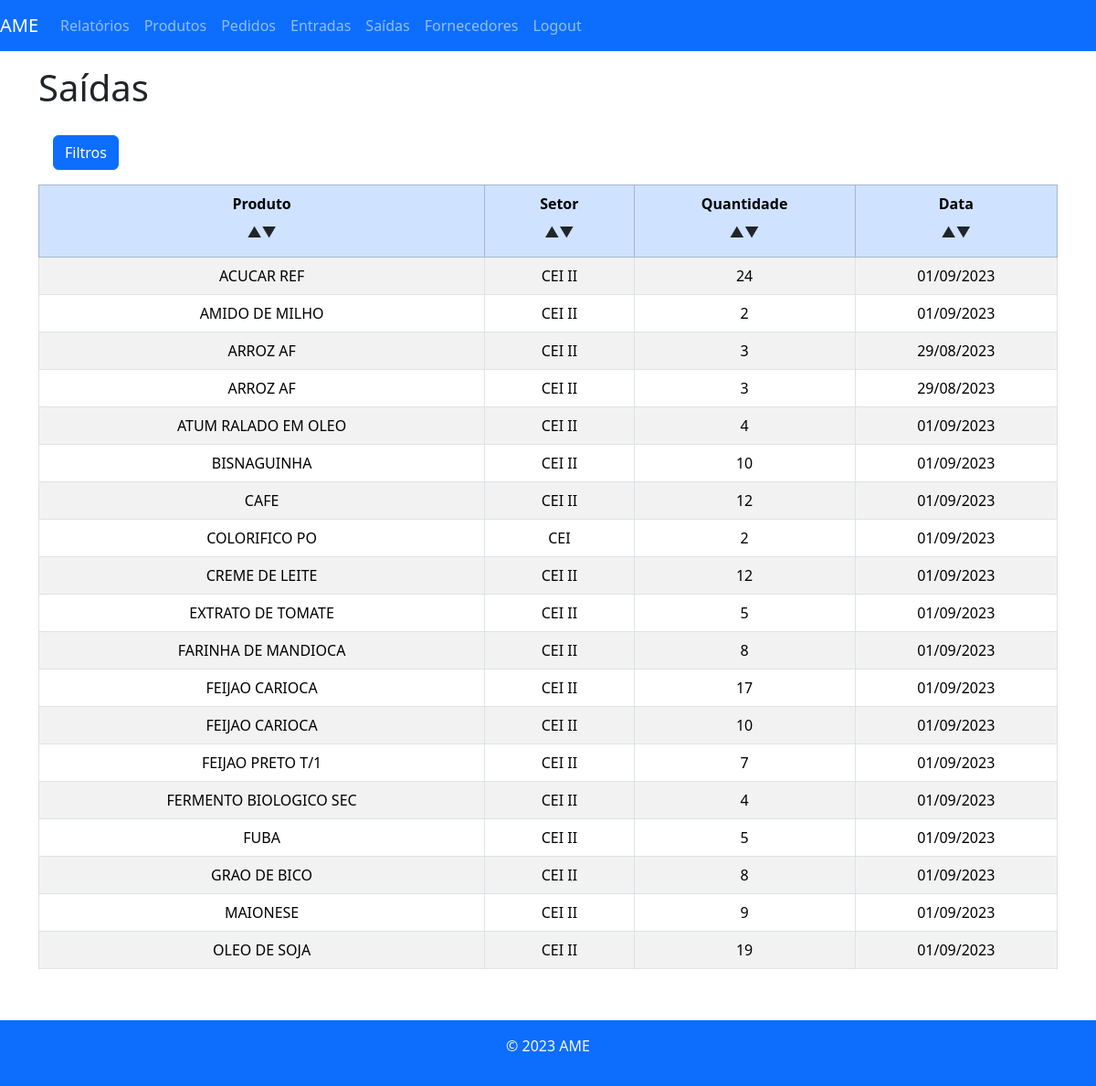
/saidas/ (signed in), run on an earlier commit of the app's database.
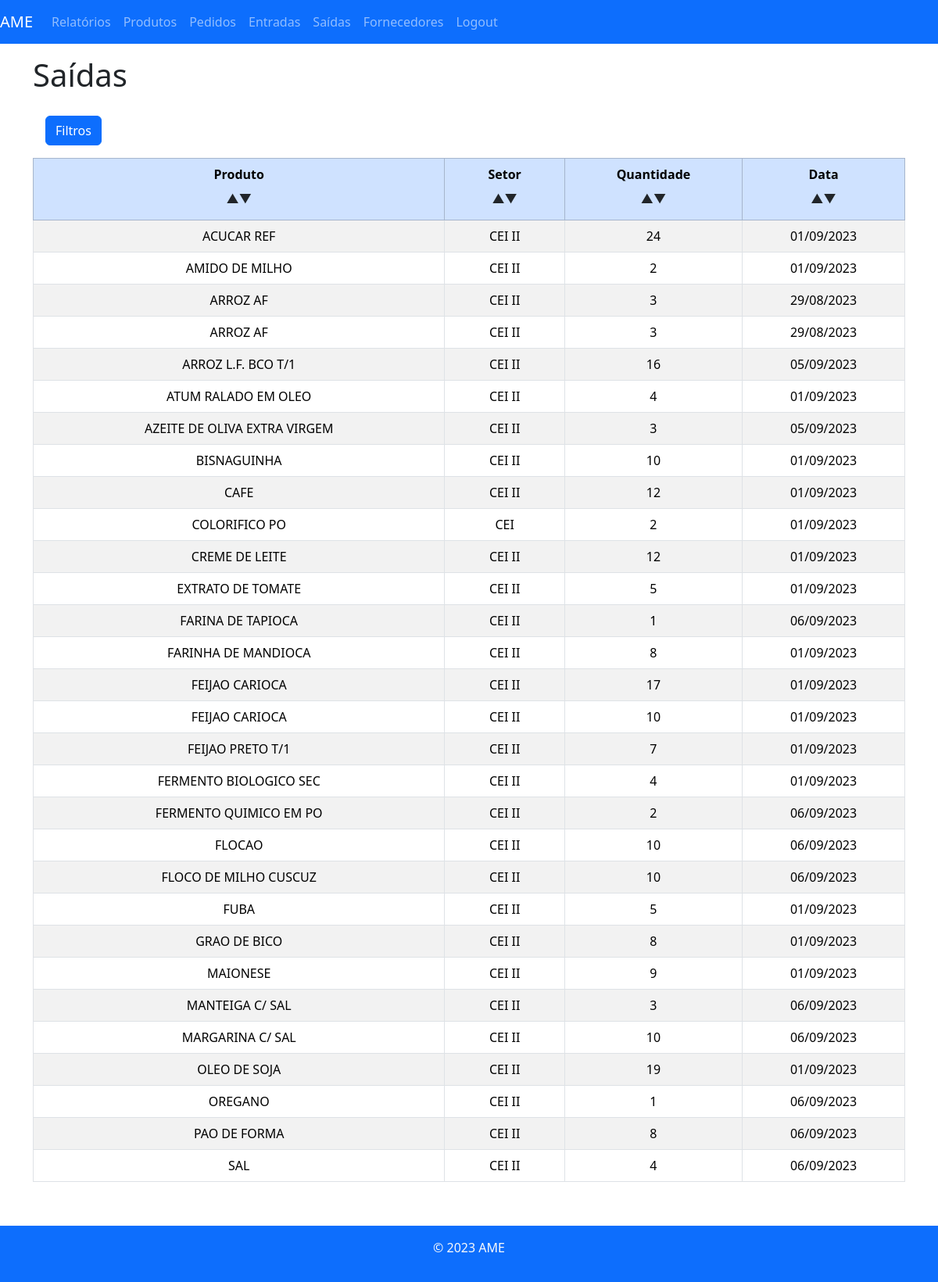
And on a later commit of the database.
### almoxarifado/models.py (models this page shows, shortened)
class Saida(models.Model):
    produto = models.ForeignKey(Produto, on_delete=models.CASCADE)
    setor = models.ForeignKey(Setor, on_delete=models.CASCADE)
    quantidade = models.PositiveIntegerField()
    criado_em = models.DateTimeField(auto_now_add=True)
    usuario = models.ForeignKey(User, on_delete=models.CASCADE)

class Produto(models.Model):
    nome = models.CharField(max_length=255)
    descricao = models.TextField()
    quantidade = models.PositiveIntegerField()
    estoque_minimo = models.PositiveIntegerField()
    categoria = models.ForeignKey(Categoria, on_delete=models.CASCADE, default="")
    local = models.ForeignKey(LocalPrateleira, on_delete=models.CASCADE, default="")
    def __str__(self):
        return self.nome

class Setor(models.Model):
    setorNome = models.CharField(max_length=64)
    def __str__(self):
        return self.setorNome

### almoxarifado/views.py (the view)
# urls.py: path('saidas/', saidas_view, name='saidas'),
@login_required
def saidas_view(request):
    saidas = Saida.objects.all().order_by("produto__nome")
    produto = request.GET.get('produto')
    setor = request.GET.get('setor')
    data_inicial = request.GET.get('data_inicial')
    data_final = request.GET.get('data_final')
    if data_inicial:
        data_inicial = datetime.strptime(data_inicial, '%Y-%m-%d').date()
    if data_final:
        data_final = datetime.strptime(data_final, '%Y-%m-%d').date()
    if produto:
        saidas = saidas.filter(Q(produto__nome__icontains=produto))
    if setor:
        saidas = saidas.filter(Q(setor__setorNome__icontains=setor))
    if data_inicial and data_final:
        saidas = saidas.filter(criado_em__range=[data_inicial, data_final])
    return render(request, 'saidas.html', {'saidas': saidas})

### almoxarifado/templates/saidas.html (shortened to what this page needs)
{% extends 'base.html' %}
{% load django_bootstrap5 %}
{% block content %}
  <h1>Saídas</h1>
 <div class="container-fluid">
  <div class="row">
    <div class="col-3 text-white p-3">
      <button type="button" class="btn btn-primary mt-1" id="botaoFiltros" onClick="esconderFiltro()">
        Filtros
      </button>
    </div>
      <div class="col-9 text-dark p-3">
      </div>
    </div>
  </div>
  <div class="table-responsive">
    <table id="saida-table" class="table table-hover table-striped table-bordered ">
      <thead class="table-primary">
        <tr>
          <th>
            Produto <br>
            <button class="btn btn-sort" data-field="produto">▲▼</button>
          </th>
          <th>
            Setor <br>
            <button class="btn btn-sort" data-field="setor">▲▼</button>
          </th>
          <th>
            Quantidade <br>
            <button class="btn btn-sort" data-field="quantidade">▲▼</button>
          </th>
          <th>
            Data <br>
            <button class="btn btn-sort" data-field="criado_em">▲▼</button>
          </th>
        </tr>
      </thead>
      <tbody>
        {% for saida in saidas %}
          <tr>
            <td>{{ saida.produto }}</td>
            <td>{{ saida.setor }}</td>
            <td>{{ saida.quantidade }}</td>
            <td>{{ saida.criado_em|date:"d/m/Y" }}</td>
          </tr>
        {% endfor %}
      </tbody>
    </table>
  </div>
  <br>
{% endblock %}

What changed in the data, as far as the page shows it:
added Saida: produto "ARROZ L.F. BCO T/1", setor "CEI II", quantidade "16", criado_em "05/09/2023"
added Saida: produto "AZEITE DE OLIVA EXTRA VIRGEM", setor "CEI II", quantidade "3", criado_em "05/09/2023"
added Saida: produto "FARINA DE TAPIOCA", setor "CEI II", quantidade "1", criado_em "06/09/2023"
added Saida: produto "FERMENTO QUIMICO EM PO", setor "CEI II", quantidade "2", criado_em "06/09/2023"
added Saida: produto "FLOCAO", setor "CEI II", quantidade "10", criado_em "06/09/2023"
added Saida: produto "FLOCO DE MILHO CUSCUZ", setor "CEI II", quantidade "10", criado_em "06/09/2023"
added Saida: produto "MANTEIGA C/ SAL", setor "CEI II", quantidade "3", criado_em "06/09/2023"
added Saida: produto "MARGARINA C/ SAL", setor "CEI II", quantidade "10", criado_em "06/09/2023"
added Saida: produto "OREGANO", setor "CEI II", quantidade "1", criado_em "06/09/2023"
added Saida: produto "PAO DE FORMA", setor "CEI II", quantidade "8", criado_em "06/09/2023"
added Saida: produto "SAL", setor "CEI II", quantidade "4", criado_em "06/09/2023"
